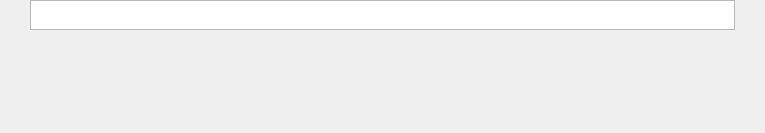
<?xml version="1.0" encoding="UTF-8"?>
<ui version="4.0">
 <class>Form</class>
 <widget class="QWidget" name="Form">
  <property name="geometry">
   <rect>
    <x>0</x>
    <y>0</y>
    <width>765</width>
    <height>133</height>
   </rect>
  </property>
  <property name="windowTitle">
   <string>Form</string>
  </property>
  <widget class="QTableWidget" name="tableWidget">
   <property name="geometry">
    <rect>
     <x>30</x>
     <y>0</y>
     <width>705</width>
     <height>30</height>
    </rect>
   </property>
   <attribute name="verticalHeaderVisible">
    <bool>false</bool>
   </attribute>
  </widget>
 </widget>
 <resources/>
 <connections/>
</ui>
